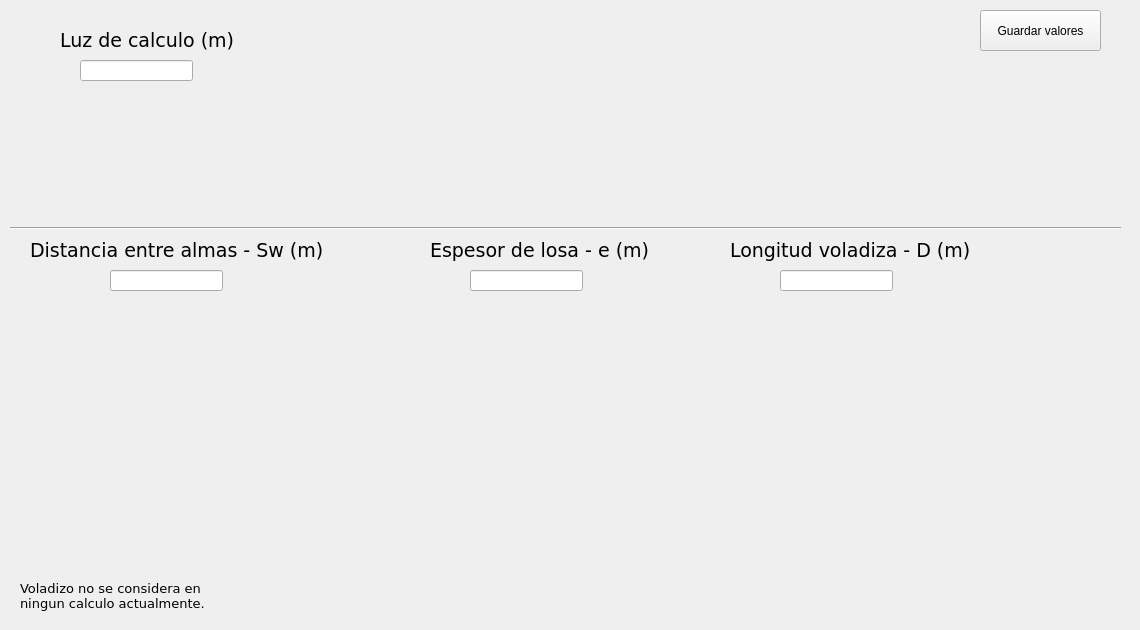
   <widget class="QWidget" name="tab_6">
    <attribute name="title">
     <string>Luz Calculo</string>
    </attribute>
    <widget class="QLabel" name="tab6_label_luz_calculo">
     <property name="geometry">
      <rect>
       <x>60</x>
       <y>30</y>
       <width>231</width>
       <height>21</height>
      </rect>
     </property>
     <property name="font">
      <font>
       <family>Verdana</family>
       <pointsize>14</pointsize>
       <italic>false</italic>
       <bold>false</bold>
      </font>
     </property>
     <property name="text">
      <string>Luz de calculo (m)</string>
     </property>
    </widget>
    <widget class="QLineEdit" name="tab6_line_luz_calculo">
     <property name="geometry">
      <rect>
       <x>80</x>
       <y>60</y>
       <width>113</width>
       <height>21</height>
      </rect>
     </property>
     <property name="alignment">
      <set>Qt::AlignmentFlag::AlignCenter</set>
     </property>
    </widget>
    <widget class="QPushButton" name="tab6_btn_luz_calculo">
     <property name="geometry">
      <rect>
       <x>980</x>
       <y>10</y>
       <width>121</width>
       <height>41</height>
      </rect>
     </property>
     <property name="text">
      <string>Guardar valores</string>
     </property>
    </widget>
    <widget class="QLineEdit" name="tab6_line_sw">
     <property name="geometry">
      <rect>
       <x>110</x>
       <y>270</y>
       <width>113</width>
       <height>21</height>
      </rect>
     </property>
     <property name="alignment">
      <set>Qt::AlignmentFlag::AlignCenter</set>
     </property>
    </widget>
    <widget class="QLabel" name="tab6_label_sw">
     <property name="geometry">
      <rect>
       <x>30</x>
       <y>240</y>
       <width>351</width>
       <height>21</height>
      </rect>
     </property>
     <property name="font">
      <font>
       <family>Verdana</family>
       <pointsize>14</pointsize>
       <italic>false</italic>
       <bold>false</bold>
      </font>
     </property>
     <property name="text">
      <string>Distancia entre almas - Sw (m)</string>
     </property>
    </widget>
    <widget class="QLineEdit" name="tab6_line_espesor">
     <property name="geometry">
      <rect>
       <x>470</x>
       <y>270</y>
       <width>113</width>
       <height>21</height>
      </rect>
     </property>
     <property name="alignment">
      <set>Qt::AlignmentFlag::AlignCenter</set>
     </property>
    </widget>
    <widget class="QLabel" name="tab6_label_espesor">
     <property name="geometry">
      <rect>
       <x>430</x>
       <y>240</y>
       <width>241</width>
       <height>21</height>
      </rect>
     </property>
     <property name="font">
      <font>
       <family>Verdana</family>
       <pointsize>14</pointsize>
       <italic>false</italic>
       <bold>false</bold>
      </font>
     </property>
     <property name="text">
      <string>Espesor de losa - e (m)</string>
     </property>
    </widget>
    <widget class="Line" name="line">
     <property name="geometry">
      <rect>
       <x>10</x>
       <y>220</y>
       <width>1111</width>
       <height>16</height>
      </rect>
     </property>
     <property name="orientation">
      <enum>Qt::Orientation::Horizontal</enum>
     </property>
    </widget>
    <widget class="QLineEdit" name="tab6_line_voladizo">
     <property name="geometry">
      <rect>
       <x>780</x>
       <y>270</y>
       <width>113</width>
       <height>21</height>
      </rect>
     </property>
     <property name="alignment">
      <set>Qt::AlignmentFlag::AlignCenter</set>
     </property>
    </widget>
    <widget class="QLabel" name="tab6_label_voladizo">
     <property name="geometry">
      <rect>
       <x>730</x>
       <y>240</y>
       <width>271</width>
       <height>21</height>
      </rect>
     </property>
     <property name="font">
      <font>
       <family>Verdana</family>
       <pointsize>14</pointsize>
       <italic>false</italic>
       <bold>false</bold>
      </font>
     </property>
     <property name="text">
      <string>Longitud voladiza - D (m)</string>
     </property>
    </widget>
    <widget class="QLabel" name="tab6_diagrama">
     <property name="geometry">
      <rect>
       <x>670</x>
       <y>410</y>
       <width>461</width>
       <height>211</height>
      </rect>
     </property>
     <property name="text">
      <string/>
     </property>
     <property name="pixmap">
      <pixmap>diagrama_beff.png</pixmap>
     </property>
     <property name="scaledContents">
      <bool>true</bool>
     </property>
    </widget>
    <widget class="QLabel" name="label">
     <property name="geometry">
      <rect>
       <x>20</x>
       <y>570</y>
       <width>211</width>
       <height>51</height>
      </rect>
     </property>
     <property name="font">
      <font>
       <family>Verdana</family>
       <pointsize>10</pointsize>
       <italic>false</italic>
       <bold>false</bold>
      </font>
     </property>
     <property name="text">
      <string>Voladizo no se considera en ningun calculo actualmente.</string>
     </property>
     <property name="wordWrap">
      <bool>true</bool>
     </property>
    </widget>
   </widget>
